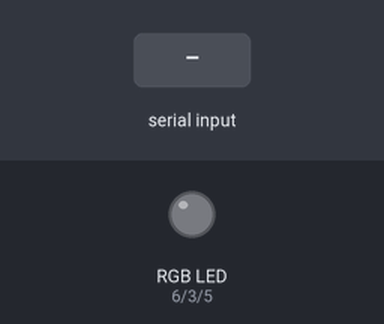
Bench run of a sketch on a simulated Arduino Uno, built with avr-gcc and run on an emulated ATmega328P. On the bench: an RGB LED mixed from three pins (HIGH = lit). The inputs (shaded band) are chosen by the test bench. Dim RGB values are drawn brighter than linear.

Above: at 1.2 s.
1.3 s: "90,45,200\n" received over Serial
At 3.4 s:
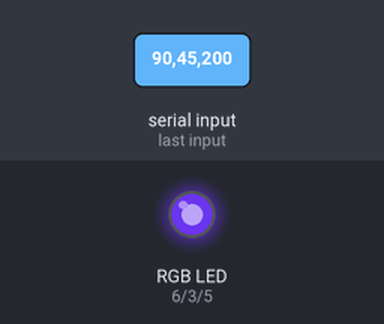
3.8 s: "30,150,10\n" received over Serial
At 5.3 s:
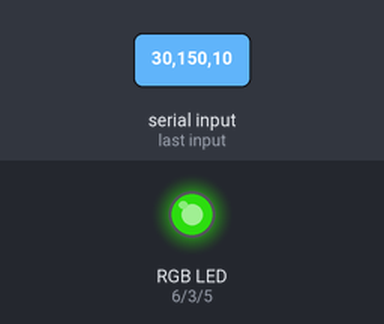
6.4 s: "90,45\n" received over Serial
At 9.0 s:
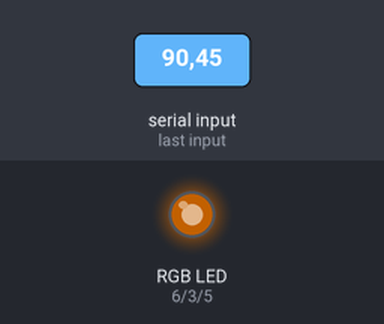
9.4 s: "30,150\n" received over Serial
At 12.2 s:
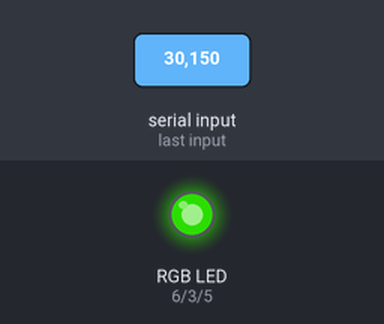
12.4 s: "5\n" received over Serial
At 14.6 s:
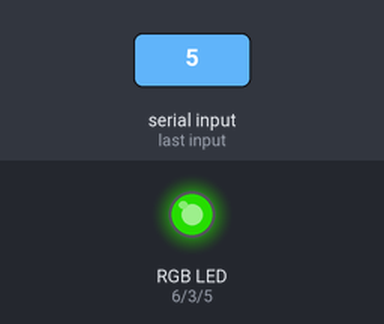
15.4 s: "90\n" received over Serial
Timing chart, 0 to 19.4 s (numbered marks = the images above; inputs shaded):
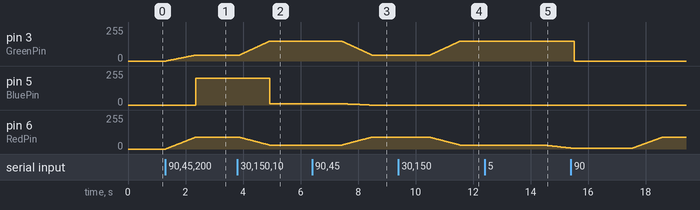

Measured:
- after the input at 1.3 s, pin 3 (GreenPin): moves from 0/255 to 44/255 over 1.0 s, starting at once; pin 5 (BluePin): 0/255 → 199/255 after 1.1 s; pin 6 (RedPin): moves from 0/255 to 89/255 over 1.0 s, starting at once
- after the input at 3.8 s, pin 3 (GreenPin): moves from 44/255 to 150/255 over 1.1 s, starting after 0.07 s; pin 5 (BluePin): 199/255 → 10/255 after 1.1 s; pin 6 (RedPin): moves from 89/255 to 30/255 over 1.0 s, starting after 0.06 s
- after the input at 6.4 s, pin 3 (GreenPin): moves from 150/255 to 44/255 over 1.1 s, starting after 1.0 s; pin 5 (BluePin): moves from 10/255 to 0/255 over 0.96 s, starting after 1.0 s; pin 6 (RedPin): moves from 30/255 to 89/255 over 1.0 s, starting after 1.0 s
- after the input at 9.4 s, pin 3 (GreenPin): moves from 44/255 to 150/255 over 1.1 s, starting after 1.1 s; pin 6 (RedPin): moves from 89/255 to 30/255 over 1.0 s, starting after 1.1 s
- after the input at 12.4 s, pin 6 (RedPin): moves from 30/255 to 7/255 over 0.94 s, starting after 2.1 s

The sketch:

ArduinoGeneric.ino
```cpp
//============================================//
// Generic Arduino firmware for OpenBacklight //
//============================================//

int Speed = 100;
int RedPin = 6;
int GreenPin = 3;
int BluePin = 5;

int RedVal = 0;
int GreenVal = 0;
int BlueVal = 0;

void setup()
{
    pinMode(RedPin, OUTPUT);
    pinMode(GreenPin, OUTPUT);
    pinMode(BluePin, OUTPUT);

    Serial.begin(115200);
}

void loop()
{
    readPacket();

    //Serial.println(String(Rval) + ", " + String(Gval) + ", " + String(Bval));

    delay(100);
}

void readPacket()
{
    while(Serial.available() > 0) //when there's information being received through serial go into this loop
    {
      int Rnew = Serial.parseInt(); //takes each value seperated by the commas and defines them to the four different values
      int Gnew = Serial.parseInt();
      int Bnew = Serial.parseInt();
      serialFlush(); //flushes any other values in the buffer

      FadeTo(Rnew, Gnew, Bnew, 1000);
    }

}

void FadeTo(int redTarget, int greenTarget, int blueTarget, int timeTarget)
{
  float redDelta = ((float)(redTarget - RedVal)) / ((float)timeTarget);
  float greenDelta = ((float)(greenTarget - GreenVal)) / ((float)timeTarget);
  float blueDelta = ((float)(blueTarget - BlueVal)) / ((float)timeTarget);

  //Serial.print("Deltas: ");
  //Serial.print(String(redDelta) + " ");
  //Serial.print(String(greenDelta) + " ");
  //Serial.print(String(blueDelta) + " ");
  //Serial.print("\n");

  float redNew = (float)RedVal;
  float greenNew = (float)GreenVal;
  float blueNew = (float)BlueVal;

  for (int i = 0; i < timeTarget; i++)
  {
    redNew += redDelta;
    greenNew += greenDelta;
    blueNew += blueDelta;

    //Serial.print("New values: ");
    //Serial.print(String(redNew) + " ");
    //Serial.print(String(greenNew) + " ");
    //Serial.print(String(blueNew) + " ");
    //Serial.print("\n");

    analogWrite(RedPin, (int)redNew);
    analogWrite(GreenPin, (int)greenNew);
    analogWrite(BluePin, (int)blueNew);

    delay(1);
  }

  RedVal = (int)redNew;
  GreenVal = (int)greenNew;
  BlueVal = (int)blueNew;
}

void serialFlush()
{
    while(Serial.available()>0) Serial.read();
    //Flushes any other values in the buffer
}
```
